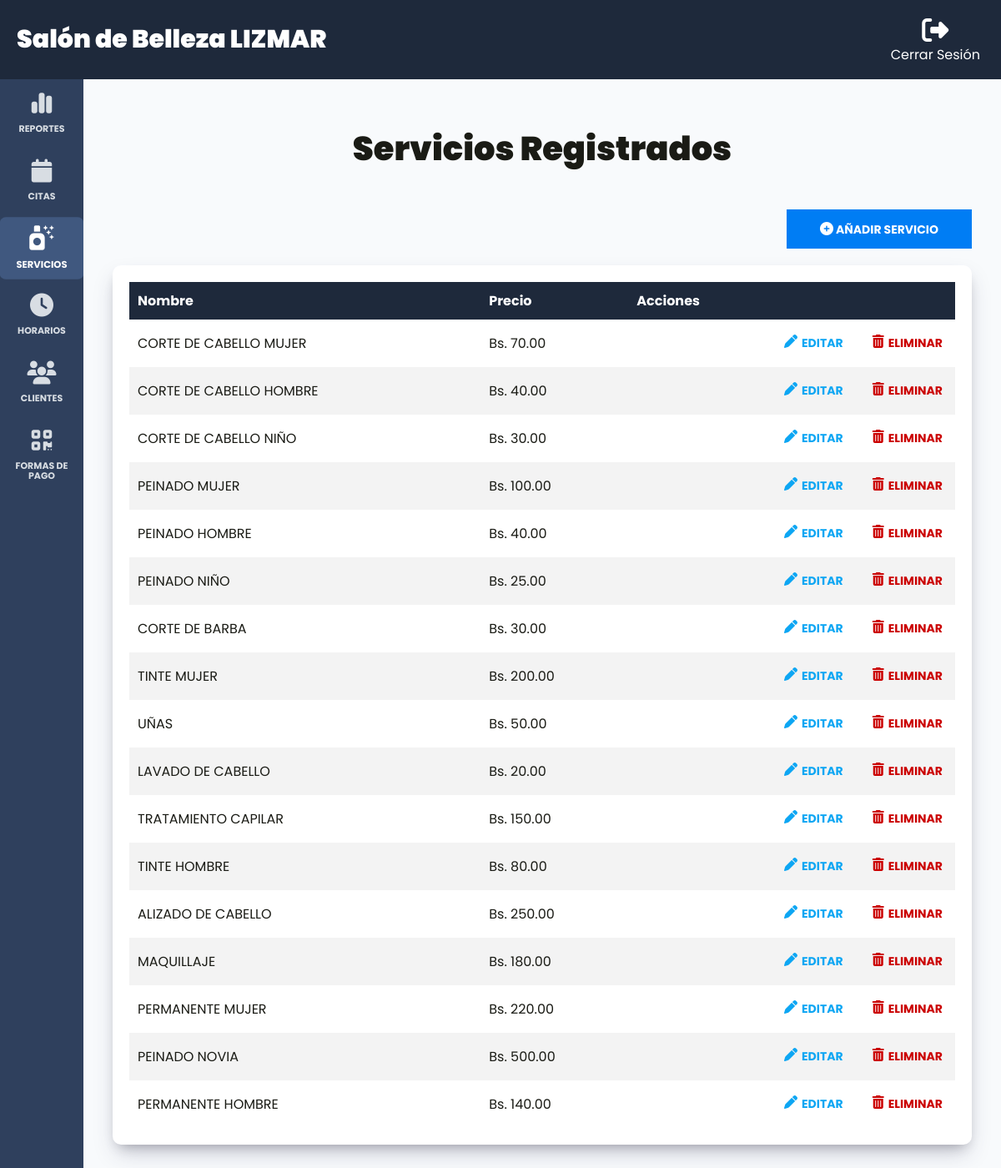
The page /admin/servicios (signed in) on the database its author committed.
### tables this page shows
CREATE TABLE `servicios` (
  `id` int NOT NULL AUTO_INCREMENT,
  `nombre` varchar(60) DEFAULT NULL,
  `precio` decimal(5,2) DEFAULT NULL,
  `estado` tinyint DEFAULT NULL,
  PRIMARY KEY (`id`)
);

### controllers/ServiciosController.php (called while the page is built, shortened)
<?php
class ServiciosController {
    public static function index(Router $router) {
        $servicios = Servicio::whereAll('estado', '1');
        $router->render('admin/servicios/index', [
            'servicios' => $servicios
        ]);
    }
}

### public/index.php (called while the page is built, shortened)
<?php
$router = new Router();
$router->get('/', [LoginController::class, 'login']);
$router->post('/', [LoginController::class, 'login']);
$router->get('/logout', [LoginController::class, 'logout']);
$router->get('/forgot-password', [LoginController::class, 'forgotPassword']);
$router->post('/forgot-password', [LoginController::class, 'forgotPassword']);
$router->get('/reset-password', [LoginController::class, 'resetPassword']);
$router->post('/reset-password', [LoginController::class, 'resetPassword']);
$router->get('/create-account', [LoginController::class, 'createAccount']);
$router->post('/create-account', [LoginController::class, 'createAccount']);
$router->get('/confirm-account', [LoginController::class, 'confirmAccount']);
$router->get('/message', [LoginController::class, 'message']);
$router->get('/cita', [CitaController::class, 'index']);
$router->get('/historial', [CitaController::class, 'showHistorial']);
$router->post('/cita/cancelar', [CitaController::class, 'update']);
$router->get('/api/servicios', [APIController::class, 'index']);
$router->get('/api/horarios', [APIController::class, 'showHorarios']);
$router->post('/api/horarios/estado', [APIController::class, 'cambiarEstadoHorarios']);
$router->post('/api/citas', [APIController::class, 'create']);
$router->get('/api/citas_admin', [APIController::class, 'getCitas']);
$router->get('/api/reportes/ingresos_mensuales', [ReportesAPIController::class, 'ingresosPorMes']);
$router->get('/api/reportes/ingresos_diarios', [ReportesAPIController::class, 'ingresosPorDia']);
$router->get('/api/reportes/servicios_solicitados', [ReportesAPIController::class, 'serviciosSolicitados']);
$router->get('/api/reportes/clientes_frecuentes', [ReportesAPIController::class, 'clientesFrecuentes']);
$router->get('/api/reportes/horarios_demandados', [ReportesAPIController::class, 'horariosDemandados']);
$router->get('/admin/dashboard', [DashboardController::class, 'index']);
$router->get('/admin/citas', [CitasController::class, 'index']);
$router->post('/admin/citas/editar', [CitasController::class, 'update']);
$router->get('/admin/clientes', [ClientesController::class, 'index']);
$router->get('/admin/horarios', [HorariosController::class, 'index']);
$router->get('/admin/formas_pagos', [FormasPagosController::class, 'index']);
$router->get('/admin/formas_pagos/actualizar_qr', [FormasPagosController::class, 'update']);
$router->post('/admin/formas_pagos/actualizar_qr', [FormasPagosController::class, 'update']);
$router->get('/admin/servicios', [ServiciosController::class, 'index']);
$router->get('/admin/servicios/crear', [ServiciosController::class, 'create']);
$router->post('/admin/servicios/crear', [ServiciosController::class, 'create']);
$router->get('/admin/servicios/editar', [ServiciosController::class, 'update']);
$router->post('/admin/servicios/editar', [ServiciosController::class, 'update']);
$router->post('/admin/servicios/eliminar', [ServiciosController::class, 'delete']);
$router->get('/error/404', [Pagina404Controller::class, 'index']);
$router->comprobarRutas();

### models/ActiveRecord.php (called while the page is built, shortened)
<?php
class ActiveRecord {
    protected static $db;
    protected static $tabla = '';
    public static function setDB($database) {
        self::$db = $database;
    }
    public static function consultarSQL($query) {
        $resultado = self::$db->query($query);
        $array = [];
        while ($registro = $resultado->fetch_assoc()) {
            $array[] = static::crearObjeto($registro);
        }
        return $array;
    }
    protected static function crearObjeto($registro) {
        $objeto = new static;
        foreach ($registro as $key => $value) {
            if (property_exists($objeto, $key)) {
                $objeto->$key = $value;
            }
        }
        return $objeto;
    }
    public static function whereAll($columna, $valor, $campo = '*') {
        $query = "SELECT $campo FROM " . static::$tabla . " WHERE $columna = '$valor'";
        $resultado = self::consultarSQL($query);
        return $resultado;
    }
}

### views/admin/servicios/index.php (the view, shortened to what this page needs)
<h1 class="nombre-pagina">Servicios Registrados</h1>
<div class="dashboard__contenedor-boton">
    <a class="dashboard__boton" href="/admin/servicios/crear">
        <i class="fa-solid fa-circle-plus"></i>
        Añadir Servicio
    </a>
</div>
<div class="dashboard__contenedor">
    <?php if (!empty($servicios)): ?>
        <table class="table" id="myTable">
            <thead class="table__thead">
                <tr>
                    <th scope="col" class="table__th">Nombre</th>
                    <th scope="col" class="table__th">Precio</th>
                    <th scope="col" class="table__th">Acciones</th>
                </tr>
            </thead>
            <tbody class="table__tbody">
                <?php foreach($servicios as $servicio): ?>
                    <tr class="table__tr">
                        <td class="table__td">
                            <?php echo $servicio->nombre; ?>
                        </td>
                        <td class="table__td">
                            Bs. <?php echo $servicio->precio; ?>
                        </td>
                        <td class="table__td--acciones">
                            <a href="/admin/servicios/editar?id=<?php echo $servicio->id; ?>" class="table__accion table__accion--editar">
                                <i class="fa-solid fa-pen"></i>
                                Editar
                            </a>
                            <form class="table__formulario" method="POST" action="/admin/servicios/eliminar">
                                <button type="submit" class="table__accion table__accion--eliminar">
                                    <i class="fa-solid fa-trash-can"></i>
                                    Eliminar
                                </button>
                            </form>
                        </td>
                    </tr>
                <?php endforeach; ?>
            </tbody>
        </table>
        <?php else: ?>
            <p class="text-center">No hay servicios registrados</p>
    <?php endif; ?>
</div>

### public/build/css/app.css (style rules this page uses)
html { line-height:1.15;-webkit-text-size-adjust:100% }
body { margin:0 }
h1 { font-size:2em;margin:.67em 0 }
a { background-color:rgba(0,0,0,0) }
button,input,optgroup,select,textarea { font-family:inherit;font-size:100%;line-height:1.15;margin:0 }
button,input { overflow:visible }
button,select { text-transform:none }
button,[type=button],[type=reset],[type=submit] { appearance:button }
html { font-size:62.5%;box-sizing:border-box;height:100% }
body { min-height:100%;display:flex;flex-direction:column;background-color:rgb(38.595505618,52.7471910112,75.904494382);font-family:"Poppins",sans-serif;font-size:1.6rem }
@media (min-width: 768px) { body { height:100% } }
.body-admin { color:#1a1b15 }
*,*:before,*:after { box-sizing:inherit }
a { text-decoration:none }
h1,h2,h3 { font-family:"Poppins",sans-serif;margin:0 0 2.5rem 0;font-weight:900;color:#fff;text-align:center }
h1 { font-size:4rem }
.nombre-pagina { text-align:center;margin:5rem 0;font-weight:700 }
.body-admin h1,.body-admin h2,.body-admin h3 { color:#1a1b15;font-weight:900 }
.fa,.fa-solid,.fa-regular,.fa-light,.fa-thin,.fa-duotone,.fa-brands,.fas,.far,.fal,.fat,.fad,.fab { font-size:1.6rem !important }
.dashboard { height:100vh;display:flex;flex-direction:column;background-color:#f8fafc }
@media (min-width: 768px) { .dashboard__contenedor-boton { display:flex;justify-content:flex-end;margin-bottom:2rem } }
.dashboard__boton { background-color:#007df4;padding:1.5rem 4rem;color:#fff;font-size:1.8rem;font-weight:700;border:none;transition-property:background-color;transition-duration:.3s;text-align:center;width:100%;display:inline-block;text-transform:uppercase;font-size:1.4rem }
@media (min-width: 768px) { .dashboard__boton { width:auto } }
.dashboard__contenedor,.dashboard__formulario { box-shadow:rgba(50,50,93,.25) 0px 13px 27px -5px,rgba(0,0,0,.3) 0px 8px 16px -8px;background-color:#fff;padding:2rem;border-radius:1rem }
.table { width:100%;border-collapse:collapse }
.table__thead { background-color:#1e293b;color:#fff }
.table__th { padding:1rem;text-align:left }
.table__tr:nth-of-type(even) { background-color:hsl(0,0%,95.4121381168%) }
.table__td,.table__td--acciones { padding:1.5rem 1rem }
.table__td--acciones { display:flex;flex-direction:column;justify-content:center;gap:1rem;align-items:center }
@media (min-width: 768px) { .table__td--acciones { flex-direction:row;justify-content:flex-end;gap:2.5rem } }
.table__formulario { all:unset }
.table__accion { all:unset;text-transform:uppercase;font-size:1.4rem;font-weight:700;padding:.3rem .5rem;display:flex;gap:.5rem }
.table__accion--editar { color:#0da6f3 }
.table__accion--eliminar { color:#cb0000 }

### rows shown on the page
servicios: nombre "CORTE DE CABELLO MUJER", precio "70.00"
servicios: nombre "CORTE DE CABELLO HOMBRE", precio "40.00"
servicios: nombre "CORTE DE CABELLO NIÑO", precio "30.00"
servicios: nombre "PEINADO MUJER", precio "100.00"
servicios: nombre "PEINADO HOMBRE", precio "40.00"
servicios: nombre "PEINADO NIÑO", precio "25.00"
servicios: nombre "CORTE DE BARBA", precio "30.00"
servicios: nombre "TINTE MUJER", precio "200.00"
servicios: nombre "UÑAS", precio "50.00"
servicios: nombre "LAVADO DE CABELLO", precio "20.00"
servicios: nombre "TRATAMIENTO CAPILAR", precio "150.00"
servicios: nombre "TINTE HOMBRE", precio "80.00"
servicios: nombre "ALIZADO DE CABELLO", precio "250.00"
servicios: nombre "MAQUILLAJE", precio "180.00"
servicios: nombre "PERMANENTE MUJER", precio "220.00"
servicios: nombre "PEINADO NOVIA", precio "500.00"
servicios: nombre "PERMANENTE HOMBRE", precio "140.00"
